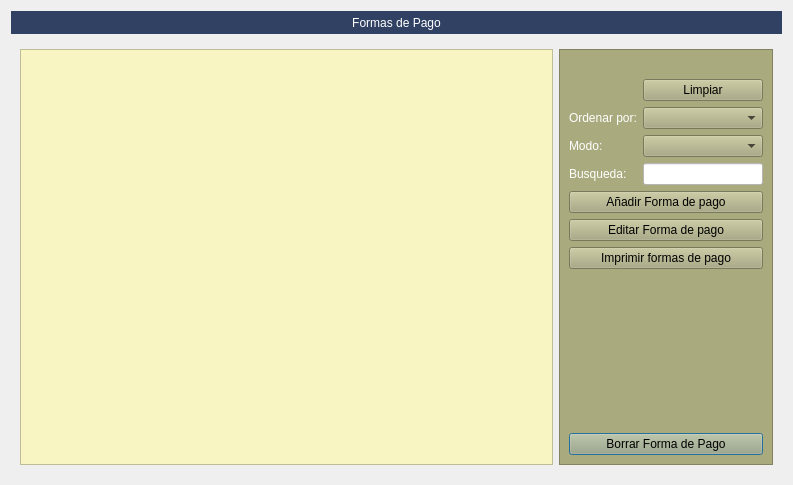
<?xml version="1.0" encoding="UTF-8"?>
<ui version="4.0">
 <class>FrmFormas_pago</class>
 <widget class="QDialog" name="FrmFormas_pago">
  <property name="geometry">
   <rect>
    <x>0</x>
    <y>0</y>
    <width>793</width>
    <height>485</height>
   </rect>
  </property>
  <property name="windowTitle">
   <string>Gestión de Formas de Pago</string>
  </property>
  <layout class="QGridLayout" name="gridLayout_2">
   <item row="0" column="0">
    <widget class="QLabel" name="label_36">
     <property name="sizePolicy">
      <sizepolicy hsizetype="Preferred" vsizetype="Preferred">
       <horstretch>0</horstretch>
       <verstretch>0</verstretch>
      </sizepolicy>
     </property>
     <property name="minimumSize">
      <size>
       <width>300</width>
       <height>23</height>
      </size>
     </property>
     <property name="styleSheet">
      <string notr="true">font: 14pt &quot;Sans Serif&quot;;
color: rgb(255, 255, 255);
background-color: #304163;</string>
     </property>
     <property name="text">
      <string>Formas de Pago</string>
     </property>
     <property name="alignment">
      <set>Qt::AlignCenter</set>
     </property>
    </widget>
   </item>
   <item row="1" column="0">
    <widget class="QStackedWidget" name="stackedWidget">
     <property name="currentIndex">
      <number>0</number>
     </property>
     <widget class="QWidget" name="page">
      <layout class="QGridLayout" name="gridLayout">
       <item row="0" column="0">
        <widget class="QTableView" name="tabla_buscar">
         <property name="styleSheet">
          <string notr="true">alternate-background-color: rgb(255, 255, 255);
font: 8pt &quot;Sans&quot;;
background-color: rgb(248, 245, 194);</string>
         </property>
         <property name="alternatingRowColors">
          <bool>true</bool>
         </property>
         <property name="selectionMode">
          <enum>QAbstractItemView::SingleSelection</enum>
         </property>
         <property name="selectionBehavior">
          <enum>QAbstractItemView::SelectRows</enum>
         </property>
         <attribute name="horizontalHeaderStretchLastSection">
          <bool>true</bool>
         </attribute>
         <attribute name="verticalHeaderVisible">
          <bool>false</bool>
         </attribute>
        </widget>
       </item>
       <item row="0" column="1">
        <widget class="QFrame" name="frame_2">
         <property name="maximumSize">
          <size>
           <width>250</width>
           <height>16777215</height>
          </size>
         </property>
         <property name="styleSheet">
          <string notr="true">background-color: rgb(170, 170, 127);
color: rgb(0, 0, 0);</string>
         </property>
         <property name="frameShape">
          <enum>QFrame::StyledPanel</enum>
         </property>
         <property name="frameShadow">
          <enum>QFrame::Raised</enum>
         </property>
         <layout class="QGridLayout" name="gridLayout_7">
          <item row="2" column="1" colspan="2">
           <widget class="QComboBox" name="cboOrden">
            <property name="minimumSize">
             <size>
              <width>120</width>
              <height>0</height>
             </size>
            </property>
           </widget>
          </item>
          <item row="4" column="1" colspan="2">
           <widget class="QLineEdit" name="txtBuscar">
            <property name="styleSheet">
             <string notr="true">background-color: rgb(255, 255, 255);</string>
            </property>
           </widget>
          </item>
          <item row="9" column="0" colspan="3">
           <widget class="QPushButton" name="btnborrar_2">
            <property name="text">
             <string>Borrar Forma de Pago</string>
            </property>
            <property name="icon">
             <iconset resource="../maya.qrc">
              <normaloff>:/Icons/PNG/borrar.png</normaloff>:/Icons/PNG/borrar.png</iconset>
            </property>
           </widget>
          </item>
          <item row="1" column="1" colspan="2">
           <widget class="QPushButton" name="btnLimpiar">
            <property name="text">
             <string>Limpiar</string>
            </property>
            <property name="icon">
             <iconset resource="../maya.qrc">
              <normaloff>:/Icons/PNG/clean.png</normaloff>:/Icons/PNG/clean.png</iconset>
            </property>
           </widget>
          </item>
          <item row="2" column="0">
           <widget class="QLabel" name="label_22">
            <property name="styleSheet">
             <string notr="true">color: rgb(255, 255, 255);</string>
            </property>
            <property name="text">
             <string>Ordenar por:</string>
            </property>
           </widget>
          </item>
          <item row="7" column="0" colspan="3">
           <widget class="QPushButton" name="btnImprimir_2">
            <property name="text">
             <string>Imprimir formas de pago</string>
            </property>
            <property name="icon">
             <iconset resource="../maya.qrc">
              <normaloff>:/Icons/PNG/print2.png</normaloff>:/Icons/PNG/print2.png</iconset>
            </property>
           </widget>
          </item>
          <item row="3" column="0">
           <widget class="QLabel" name="label_23">
            <property name="styleSheet">
             <string notr="true">color: rgb(255, 255, 255);</string>
            </property>
            <property name="text">
             <string>Modo:</string>
            </property>
           </widget>
          </item>
          <item row="0" column="1" colspan="2">
           <widget class="QLabel" name="label_30">
            <property name="text">
             <string/>
            </property>
            <property name="pixmap">
             <pixmap resource="../maya.qrc">:/Icons/PNG/busca_filtra.png</pixmap>
            </property>
           </widget>
          </item>
          <item row="5" column="0" colspan="3">
           <widget class="QPushButton" name="btnAnadir_2">
            <property name="text">
             <string>Añadir Forma de pago</string>
            </property>
            <property name="icon">
             <iconset resource="../maya.qrc">
              <normaloff>:/Icons/PNG/add.png</normaloff>:/Icons/PNG/add.png</iconset>
            </property>
           </widget>
          </item>
          <item row="3" column="1" colspan="2">
           <widget class="QComboBox" name="cboModo"/>
          </item>
          <item row="8" column="0">
           <spacer name="verticalSpacer">
            <property name="orientation">
             <enum>Qt::Vertical</enum>
            </property>
            <property name="sizeHint" stdset="0">
             <size>
              <width>20</width>
              <height>40</height>
             </size>
            </property>
           </spacer>
          </item>
          <item row="4" column="0">
           <widget class="QLabel" name="label_17">
            <property name="styleSheet">
             <string notr="true">color: rgb(255, 255, 255);</string>
            </property>
            <property name="text">
             <string>Busqueda:</string>
            </property>
           </widget>
          </item>
          <item row="6" column="0" colspan="3">
           <widget class="QPushButton" name="btnEditar_2">
            <property name="text">
             <string>Editar Forma de pago</string>
            </property>
            <property name="icon">
             <iconset resource="../maya.qrc">
              <normaloff>:/Icons/PNG/edit.png</normaloff>:/Icons/PNG/edit.png</iconset>
            </property>
           </widget>
          </item>
         </layout>
        </widget>
       </item>
      </layout>
     </widget>
     <widget class="QWidget" name="page_2">
      <layout class="QGridLayout" name="gridLayout_6">
       <item row="0" column="0">
        <widget class="QFrame" name="frame">
         <property name="frameShape">
          <enum>QFrame::StyledPanel</enum>
         </property>
         <property name="frameShadow">
          <enum>QFrame::Raised</enum>
         </property>
         <layout class="QGridLayout" name="gridLayout_5">
          <item row="2" column="0" colspan="5">
           <layout class="QHBoxLayout" name="horizontalLayout_4">
            <item>
             <widget class="QLabel" name="label_3">
              <property name="text">
               <string>Cuenta contable:</string>
              </property>
             </widget>
            </item>
            <item>
             <widget class="QLineEdit" name="txtcod_cuenta_contable">
              <property name="maximumSize">
               <size>
                <width>120</width>
                <height>16777215</height>
               </size>
              </property>
              <property name="styleSheet">
               <string notr="true">background-color: rgb(255, 255, 255);</string>
              </property>
              <property name="placeholderText">
               <string>F1 -Buscar</string>
              </property>
             </widget>
            </item>
            <item>
             <widget class="QLineEdit" name="txtCuenta_contable">
              <property name="styleSheet">
               <string notr="true">background-color: rgb(255, 255, 255);</string>
              </property>
             </widget>
            </item>
           </layout>
          </item>
          <item row="4" column="2">
           <spacer name="verticalSpacer_4">
            <property name="orientation">
             <enum>Qt::Vertical</enum>
            </property>
            <property name="sizeHint" stdset="0">
             <size>
              <width>20</width>
              <height>40</height>
             </size>
            </property>
           </spacer>
          </item>
          <item row="3" column="2">
           <widget class="QFrame" name="frame_3">
            <property name="maximumSize">
             <size>
              <width>232</width>
              <height>16777215</height>
             </size>
            </property>
            <property name="styleSheet">
             <string notr="true">background-color: rgb(255, 252, 219);</string>
            </property>
            <property name="frameShape">
             <enum>QFrame::StyledPanel</enum>
            </property>
            <property name="frameShadow">
             <enum>QFrame::Raised</enum>
            </property>
            <layout class="QGridLayout" name="gridLayout_3">
             <item row="0" column="0" colspan="2">
              <widget class="QLabel" name="label_14">
               <property name="maximumSize">
                <size>
                 <width>16777215</width>
                 <height>17</height>
                </size>
               </property>
               <property name="styleSheet">
                <string notr="true">background-color: #304163;
color: rgb(255, 255, 255);</string>
               </property>
               <property name="text">
                <string>Días de pago</string>
               </property>
               <property name="alignment">
                <set>Qt::AlignCenter</set>
               </property>
              </widget>
             </item>
             <item row="1" column="0">
              <widget class="QLabel" name="label_10">
               <property name="text">
                <string>Dia pago 1:</string>
               </property>
              </widget>
             </item>
             <item row="1" column="1">
              <widget class="QSpinBox" name="spinDia_pago1">
               <property name="styleSheet">
                <string notr="true">background-color: rgb(255, 255, 255);</string>
               </property>
              </widget>
             </item>
             <item row="2" column="0">
              <widget class="QLabel" name="label_11">
               <property name="text">
                <string>Dia pago 2:</string>
               </property>
              </widget>
             </item>
             <item row="2" column="1">
              <widget class="QSpinBox" name="spinDia_pago2">
               <property name="styleSheet">
                <string notr="true">background-color: rgb(255, 255, 255);</string>
               </property>
              </widget>
             </item>
             <item row="3" column="0">
              <widget class="QLabel" name="label_12">
               <property name="text">
                <string>Dia pago 3:</string>
               </property>
              </widget>
             </item>
             <item row="3" column="1">
              <widget class="QSpinBox" name="spinDia_pago3">
               <property name="styleSheet">
                <string notr="true">background-color: rgb(255, 255, 255);</string>
               </property>
              </widget>
             </item>
             <item row="4" column="0">
              <widget class="QLabel" name="label_13">
               <property name="text">
                <string>Dia pago 4:</string>
               </property>
              </widget>
             </item>
             <item row="4" column="1">
              <widget class="QSpinBox" name="spinDia_pago4">
               <property name="styleSheet">
                <string notr="true">background-color: rgb(255, 255, 255);</string>
               </property>
              </widget>
             </item>
            </layout>
           </widget>
          </item>
          <item row="3" column="3">
           <layout class="QGridLayout" name="gridLayout_4">
            <item row="1" column="0">
             <widget class="QLabel" name="label_15">
              <property name="minimumSize">
               <size>
                <width>120</width>
                <height>0</height>
               </size>
              </property>
              <property name="text">
               <string>Dias entre plazos:</string>
              </property>
             </widget>
            </item>
            <item row="1" column="1">
             <widget class="QSpinBox" name="spinDias_entre_plazos">
              <property name="maximumSize">
               <size>
                <width>60</width>
                <height>16777215</height>
               </size>
              </property>
              <property name="styleSheet">
               <string notr="true">background-color: rgb(255, 255, 255);</string>
              </property>
             </widget>
            </item>
            <item row="0" column="0" colspan="2">
             <widget class="QLabel" name="label_16">
              <property name="maximumSize">
               <size>
                <width>16777215</width>
                <height>17</height>
               </size>
              </property>
              <property name="styleSheet">
               <string notr="true">background-color: #304163;
color: rgb(255, 255, 255);</string>
              </property>
              <property name="text">
               <string>Plazos</string>
              </property>
              <property name="alignment">
               <set>Qt::AlignCenter</set>
              </property>
             </widget>
            </item>
            <item row="2" column="0">
             <widget class="QLabel" name="label_18">
              <property name="text">
               <string>Numero de Plazos:</string>
              </property>
             </widget>
            </item>
            <item row="2" column="1">
             <widget class="QSpinBox" name="spinNumero_plazos">
              <property name="maximumSize">
               <size>
                <width>60</width>
                <height>16777215</height>
               </size>
              </property>
              <property name="styleSheet">
               <string notr="true">background-color: rgb(255, 255, 255);</string>
              </property>
             </widget>
            </item>
            <item row="3" column="0">
             <spacer name="verticalSpacer_3">
              <property name="orientation">
               <enum>Qt::Vertical</enum>
              </property>
              <property name="sizeHint" stdset="0">
               <size>
                <width>20</width>
                <height>40</height>
               </size>
              </property>
             </spacer>
            </item>
           </layout>
          </item>
          <item row="5" column="0" colspan="5">
           <widget class="QFrame" name="frame_4">
            <property name="sizePolicy">
             <sizepolicy hsizetype="Preferred" vsizetype="Preferred">
              <horstretch>0</horstretch>
              <verstretch>0</verstretch>
             </sizepolicy>
            </property>
            <property name="minimumSize">
             <size>
              <width>0</width>
              <height>35</height>
             </size>
            </property>
            <property name="maximumSize">
             <size>
              <width>16777215</width>
              <height>35</height>
             </size>
            </property>
            <property name="frameShape">
             <enum>QFrame::StyledPanel</enum>
            </property>
            <property name="frameShadow">
             <enum>QFrame::Raised</enum>
            </property>
            <layout class="QHBoxLayout" name="horizontalLayout_2">
             <property name="topMargin">
              <number>2</number>
             </property>
             <item>
              <widget class="QPushButton" name="btnAnadir_3">
               <property name="sizePolicy">
                <sizepolicy hsizetype="Preferred" vsizetype="Fixed">
                 <horstretch>0</horstretch>
                 <verstretch>0</verstretch>
                </sizepolicy>
               </property>
               <property name="minimumSize">
                <size>
                 <width>0</width>
                 <height>27</height>
                </size>
               </property>
               <property name="text">
                <string>&amp;Nueva</string>
               </property>
               <property name="icon">
                <iconset resource="../maya.qrc">
                 <normaloff>:/Icons/PNG/add.png</normaloff>:/Icons/PNG/add.png</iconset>
               </property>
               <property name="iconSize">
                <size>
                 <width>24</width>
                 <height>24</height>
                </size>
               </property>
              </widget>
             </item>
             <item>
              <widget class="QPushButton" name="btnAnterior_2">
               <property name="sizePolicy">
                <sizepolicy hsizetype="Preferred" vsizetype="Fixed">
                 <horstretch>0</horstretch>
                 <verstretch>0</verstretch>
                </sizepolicy>
               </property>
               <property name="minimumSize">
                <size>
                 <width>0</width>
                 <height>27</height>
                </size>
               </property>
               <property name="text">
                <string>&amp;Anterior</string>
               </property>
               <property name="icon">
                <iconset resource="../maya.qrc">
                 <normaloff>:/Icons/PNG/Previous.png</normaloff>:/Icons/PNG/Previous.png</iconset>
               </property>
               <property name="iconSize">
                <size>
                 <width>24</width>
                 <height>24</height>
                </size>
               </property>
              </widget>
             </item>
             <item>
              <widget class="QPushButton" name="btnSiguiente_2">
               <property name="sizePolicy">
                <sizepolicy hsizetype="Preferred" vsizetype="Fixed">
                 <horstretch>0</horstretch>
                 <verstretch>0</verstretch>
                </sizepolicy>
               </property>
               <property name="minimumSize">
                <size>
                 <width>0</width>
                 <height>27</height>
                </size>
               </property>
               <property name="text">
                <string>Siguient&amp;e</string>
               </property>
               <property name="icon">
                <iconset resource="../maya.qrc">
                 <normaloff>:/Icons/PNG/Next.png</normaloff>:/Icons/PNG/Next.png</iconset>
               </property>
               <property name="iconSize">
                <size>
                 <width>24</width>
                 <height>24</height>
                </size>
               </property>
              </widget>
             </item>
             <item>
              <widget class="QPushButton" name="btnBuscar_2">
               <property name="sizePolicy">
                <sizepolicy hsizetype="Preferred" vsizetype="Fixed">
                 <horstretch>0</horstretch>
                 <verstretch>0</verstretch>
                </sizepolicy>
               </property>
               <property name="minimumSize">
                <size>
                 <width>0</width>
                 <height>27</height>
                </size>
               </property>
               <property name="text">
                <string>Buscar</string>
               </property>
               <property name="icon">
                <iconset resource="../maya.qrc">
                 <normaloff>:/Icons/PNG/search.png</normaloff>:/Icons/PNG/search.png</iconset>
               </property>
               <property name="iconSize">
                <size>
                 <width>24</width>
                 <height>24</height>
                </size>
               </property>
              </widget>
             </item>
             <item>
              <widget class="QPushButton" name="btnEditar_3">
               <property name="sizePolicy">
                <sizepolicy hsizetype="Preferred" vsizetype="Fixed">
                 <horstretch>0</horstretch>
                 <verstretch>0</verstretch>
                </sizepolicy>
               </property>
               <property name="minimumSize">
                <size>
                 <width>0</width>
                 <height>27</height>
                </size>
               </property>
               <property name="text">
                <string>Editar</string>
               </property>
               <property name="icon">
                <iconset resource="../maya.qrc">
                 <normaloff>:/Icons/PNG/Save.png</normaloff>:/Icons/PNG/Save.png</iconset>
               </property>
               <property name="iconSize">
                <size>
                 <width>24</width>
                 <height>24</height>
                </size>
               </property>
               <property name="shortcut">
                <string>Ctrl+S</string>
               </property>
              </widget>
             </item>
             <item>
              <widget class="QPushButton" name="btnGuardar_2">
               <property name="sizePolicy">
                <sizepolicy hsizetype="Preferred" vsizetype="Fixed">
                 <horstretch>0</horstretch>
                 <verstretch>0</verstretch>
                </sizepolicy>
               </property>
               <property name="minimumSize">
                <size>
                 <width>0</width>
                 <height>27</height>
                </size>
               </property>
               <property name="text">
                <string>Guardar</string>
               </property>
               <property name="icon">
                <iconset resource="../maya.qrc">
                 <normaloff>:/Icons/PNG/Save.png</normaloff>:/Icons/PNG/Save.png</iconset>
               </property>
               <property name="iconSize">
                <size>
                 <width>24</width>
                 <height>24</height>
                </size>
               </property>
              </widget>
             </item>
             <item>
              <widget class="QPushButton" name="btndeshacer_2">
               <property name="minimumSize">
                <size>
                 <width>0</width>
                 <height>27</height>
                </size>
               </property>
               <property name="text">
                <string>Deshacer</string>
               </property>
               <property name="icon">
                <iconset resource="../maya.qrc">
                 <normaloff>:/Icons/PNG/undo.png</normaloff>:/Icons/PNG/undo.png</iconset>
               </property>
              </widget>
             </item>
             <item>
              <widget class="QPushButton" name="btn_borrar">
               <property name="sizePolicy">
                <sizepolicy hsizetype="Preferred" vsizetype="Fixed">
                 <horstretch>0</horstretch>
                 <verstretch>0</verstretch>
                </sizepolicy>
               </property>
               <property name="minimumSize">
                <size>
                 <width>0</width>
                 <height>27</height>
                </size>
               </property>
               <property name="text">
                <string>Borrar</string>
               </property>
               <property name="icon">
                <iconset resource="../maya.qrc">
                 <normaloff>:/Icons/PNG/Delete.png</normaloff>:/Icons/PNG/Delete.png</iconset>
               </property>
               <property name="iconSize">
                <size>
                 <width>24</width>
                 <height>24</height>
                </size>
               </property>
              </widget>
             </item>
            </layout>
           </widget>
          </item>
          <item row="3" column="0" rowspan="2">
           <widget class="QTextEdit" name="textEdit">
            <property name="styleSheet">
             <string notr="true">background-color: rgb(251, 255, 215);</string>
            </property>
            <property name="readOnly">
             <bool>true</bool>
            </property>
            <property name="html">
             <string>&lt;!DOCTYPE HTML PUBLIC &quot;-//W3C//DTD HTML 4.0//EN&quot; &quot;http://www.w3.org/TR/REC-html40/strict.dtd&quot;&gt;
&lt;html&gt;&lt;head&gt;&lt;meta name=&quot;qrichtext&quot; content=&quot;1&quot; /&gt;&lt;style type=&quot;text/css&quot;&gt;
p, li { white-space: pre-wrap; }
&lt;/style&gt;&lt;/head&gt;&lt;body style=&quot; font-family:'Sans Serif'; font-size:9pt; font-weight:400; font-style:normal;&quot;&gt;
&lt;p style=&quot; margin-top:0px; margin-bottom:0px; margin-left:0px; margin-right:0px; -qt-block-indent:0; text-indent:0px;&quot;&gt;&lt;span style=&quot; font-weight:600; text-decoration: underline;&quot;&gt;Dias de Pago &lt;/span&gt;&lt;/p&gt;
&lt;p style=&quot;-qt-paragraph-type:empty; margin-top:0px; margin-bottom:0px; margin-left:0px; margin-right:0px; -qt-block-indent:0; text-indent:0px; font-weight:600; text-decoration: underline;&quot;&gt;&lt;br /&gt;&lt;/p&gt;
&lt;p style=&quot; margin-top:0px; margin-bottom:0px; margin-left:0px; margin-right:0px; -qt-block-indent:0; text-indent:0px;&quot;&gt;Introducir los días en los que se va a generar un vencimiento. &lt;span style=&quot; text-decoration: underline;&quot;&gt;RedFoX&lt;/span&gt; se encargará de calcular la fecha del proximo vencimiento considerando el día mayor más cercano.&lt;/p&gt;
&lt;p style=&quot;-qt-paragraph-type:empty; margin-top:0px; margin-bottom:0px; margin-left:0px; margin-right:0px; -qt-block-indent:0; text-indent:0px;&quot;&gt;&lt;br /&gt;&lt;/p&gt;
&lt;p style=&quot; margin-top:0px; margin-bottom:0px; margin-left:0px; margin-right:0px; -qt-block-indent:0; text-indent:0px;&quot;&gt;&lt;span style=&quot; font-weight:600; text-decoration: underline;&quot;&gt;Plazos&lt;/span&gt;&lt;/p&gt;
&lt;p style=&quot;-qt-paragraph-type:empty; margin-top:0px; margin-bottom:0px; margin-left:0px; margin-right:0px; -qt-block-indent:0; text-indent:0px; font-weight:600; text-decoration: underline;&quot;&gt;&lt;br /&gt;&lt;/p&gt;
&lt;p style=&quot; margin-top:0px; margin-bottom:0px; margin-left:0px; margin-right:0px; -qt-block-indent:0; text-indent:0px;&quot;&gt;&lt;span style=&quot; font-weight:600;&quot;&gt;Días entre plazos: &lt;/span&gt;&lt;span style=&quot; text-decoration: underline;&quot;&gt;RedFoX&lt;/span&gt; sumará estos días al ultimo vencimiento y buscará el día mayor más cercano.&lt;/p&gt;
&lt;p style=&quot;-qt-paragraph-type:empty; margin-top:0px; margin-bottom:0px; margin-left:0px; margin-right:0px; -qt-block-indent:0; text-indent:0px;&quot;&gt;&lt;br /&gt;&lt;/p&gt;
&lt;p style=&quot; margin-top:0px; margin-bottom:0px; margin-left:0px; margin-right:0px; -qt-block-indent:0; text-indent:0px;&quot;&gt;&lt;span style=&quot; font-weight:600;&quot;&gt;Numero de Plazos:&lt;/span&gt; Valor mínimo 1, correspondiente a un solo vencimiento, incrementar hasta alcanzar el numero de vencimientos deseados. &lt;span style=&quot; text-decoration: underline;&quot;&gt;RedFoX&lt;/span&gt; se encargará de generar todos los vencimientos con la fecha correspondiente.&lt;/p&gt;&lt;/body&gt;&lt;/html&gt;</string>
            </property>
           </widget>
          </item>
          <item row="1" column="0" colspan="5">
           <layout class="QHBoxLayout" name="horizontalLayout_3">
            <item>
             <widget class="QLabel" name="label_2">
              <property name="text">
               <string>Forma de Pago:</string>
              </property>
             </widget>
            </item>
            <item>
             <widget class="QLineEdit" name="txtcod_forma_pago">
              <property name="maximumSize">
               <size>
                <width>120</width>
                <height>16777215</height>
               </size>
              </property>
              <property name="styleSheet">
               <string notr="true">background-color: rgb(255, 255, 255);</string>
              </property>
             </widget>
            </item>
            <item>
             <widget class="QLineEdit" name="txtForma_pago">
              <property name="styleSheet">
               <string notr="true">background-color: rgb(255, 255, 255);</string>
              </property>
             </widget>
            </item>
           </layout>
          </item>
          <item row="0" column="0" colspan="5">
           <widget class="QLabel" name="label_9">
            <property name="maximumSize">
             <size>
              <width>16777215</width>
              <height>18</height>
             </size>
            </property>
            <property name="styleSheet">
             <string notr="true">background-color: #304163;
color: rgb(255, 255, 255);</string>
            </property>
            <property name="text">
             <string>General</string>
            </property>
            <property name="alignment">
             <set>Qt::AlignCenter</set>
            </property>
           </widget>
          </item>
         </layout>
        </widget>
       </item>
      </layout>
     </widget>
    </widget>
   </item>
  </layout>
 </widget>
 <tabstops>
  <tabstop>txtcod_forma_pago</tabstop>
  <tabstop>txtForma_pago</tabstop>
  <tabstop>txtcod_cuenta_contable</tabstop>
  <tabstop>txtCuenta_contable</tabstop>
  <tabstop>spinDia_pago1</tabstop>
  <tabstop>spinDia_pago2</tabstop>
  <tabstop>spinDia_pago3</tabstop>
  <tabstop>spinDia_pago4</tabstop>
  <tabstop>spinDias_entre_plazos</tabstop>
  <tabstop>spinNumero_plazos</tabstop>
  <tabstop>btnAnadir_3</tabstop>
  <tabstop>btnAnterior_2</tabstop>
  <tabstop>btnSiguiente_2</tabstop>
  <tabstop>btnBuscar_2</tabstop>
  <tabstop>btnEditar_3</tabstop>
  <tabstop>btnGuardar_2</tabstop>
  <tabstop>btndeshacer_2</tabstop>
  <tabstop>btn_borrar</tabstop>
  <tabstop>cboOrden</tabstop>
  <tabstop>btnborrar_2</tabstop>
  <tabstop>btnImprimir_2</tabstop>
  <tabstop>btnAnadir_2</tabstop>
  <tabstop>btnEditar_2</tabstop>
  <tabstop>tabla_buscar</tabstop>
  <tabstop>btnLimpiar</tabstop>
  <tabstop>txtBuscar</tabstop>
  <tabstop>cboModo</tabstop>
 </tabstops>
 <resources>
  <include location="../maya.qrc"/>
 </resources>
 <connections/>
</ui>
